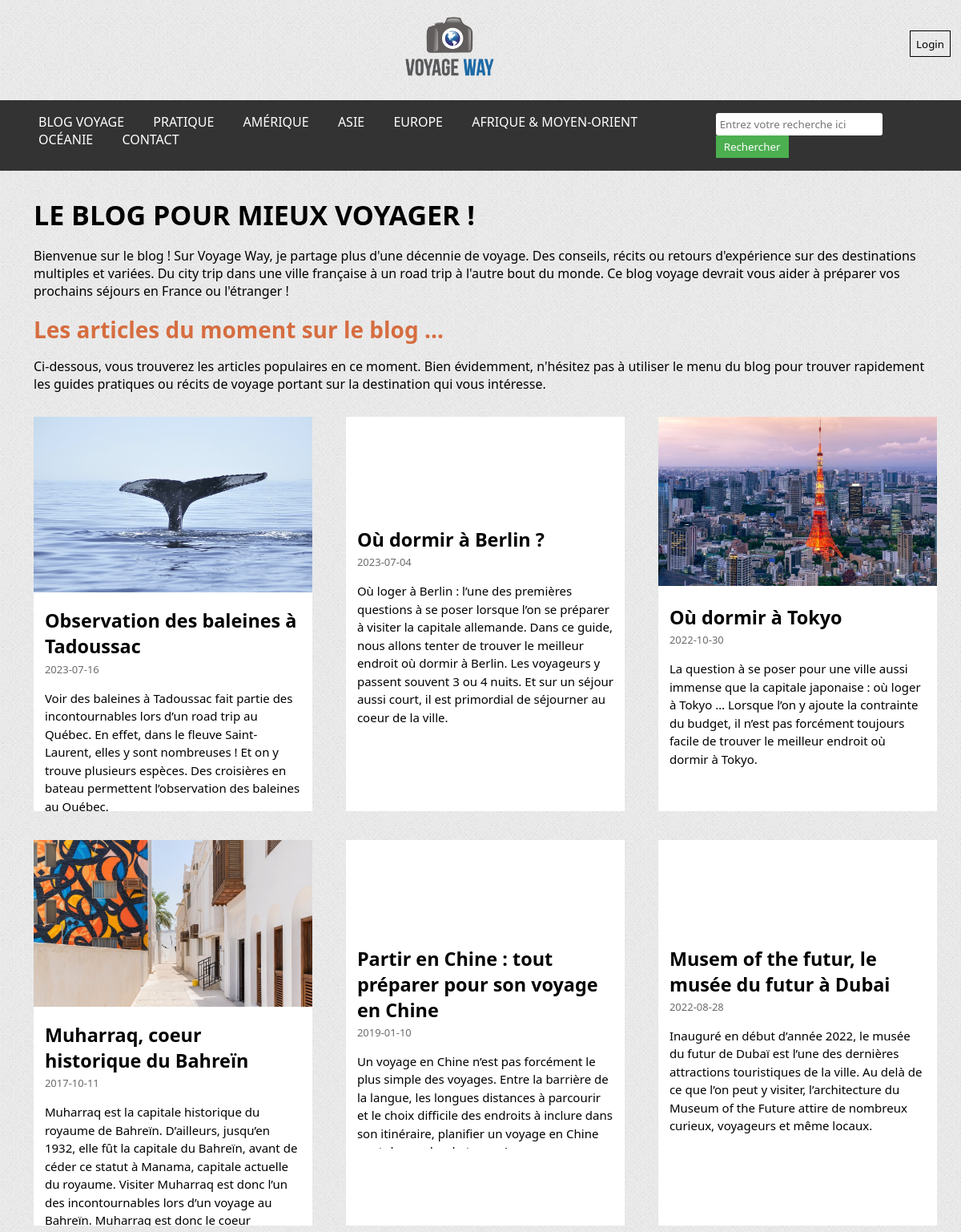
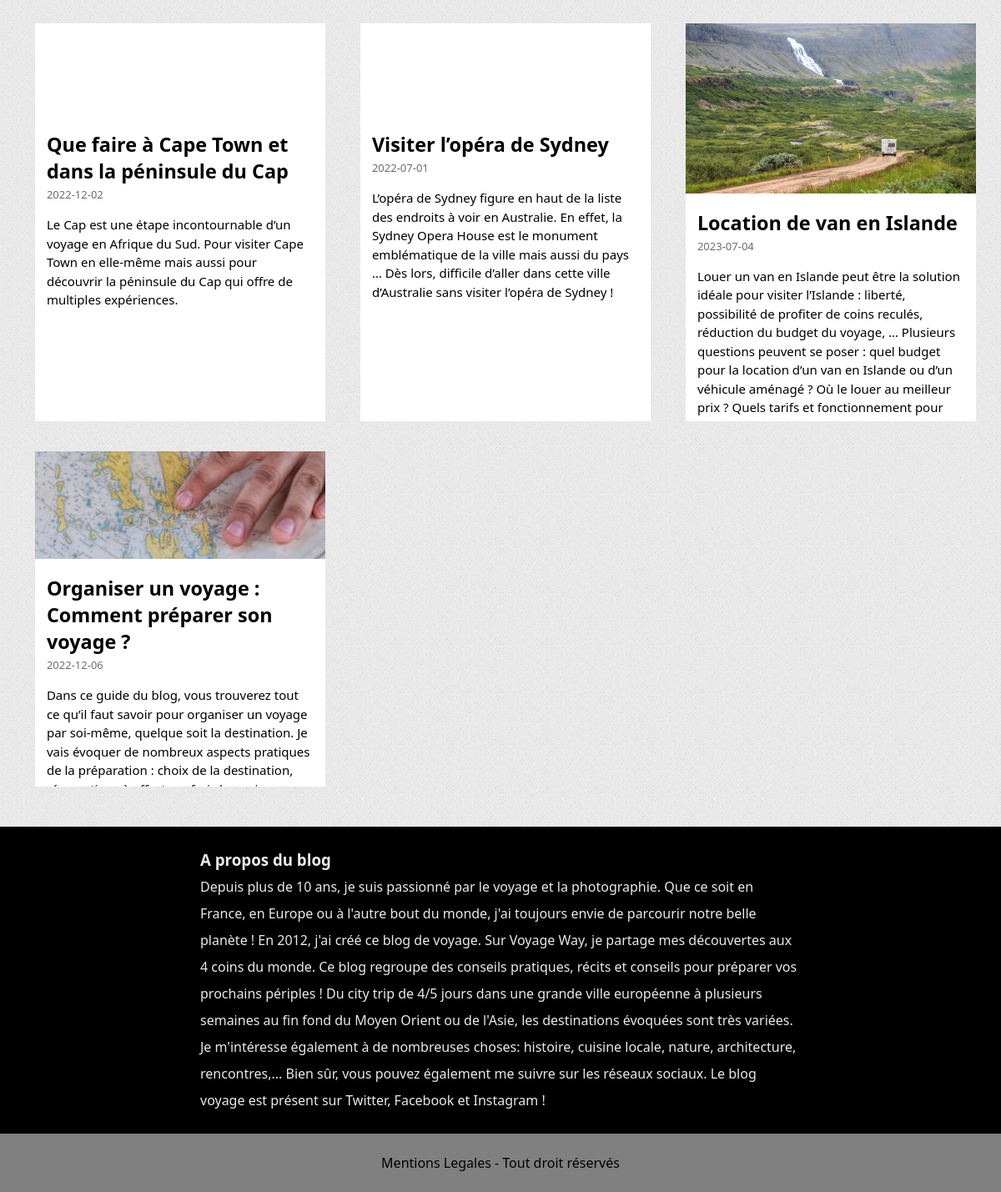
The page / on the database its author committed (2 pictures, top to bottom).
### tables this page shows
CREATE TABLE IF NOT EXISTS `categorie` (
  `id_categorie` int(11) NOT NULL AUTO_INCREMENT,
  `nom` varchar(50) NOT NULL,
  `titre` varchar(100) NOT NULL,
  `description` varchar(500) NOT NULL,
  `continent` varchar(50) NOT NULL,
  PRIMARY KEY (`id_categorie`)
);

CREATE TABLE IF NOT EXISTS `article` (
  `id_article` int(11) NOT NULL AUTO_INCREMENT,
  `titre` varchar(90) NOT NULL,
  `date` date NOT NULL,
  `photo_principale` varchar(255) NOT NULL,
  `resume` varchar(1000) NOT NULL,
  `sous_titre_1` varchar(100) NOT NULL,
  `contenu_1` text NOT NULL,
  `photo_1` varchar(255) NOT NULL,
  `sous_titre_2` varchar(90) NOT NULL,
  `contenu_2` text NOT NULL,
  `photo_2` varchar(255) NOT NULL,
  `sous_titre_3` varchar(90) NOT NULL,
  `photo_3` varchar(255) NOT NULL,
  `contenu_3` text NOT NULL,
  `categorie` int(11) NOT NULL,
  `sous_categorie` varchar(60) NOT NULL,
  PRIMARY KEY (`id_article`),
  KEY `FK_id_categorie_article` (`categorie`)
);

### components/connexion.php (called while the page is built, shortened)
<?php
    class MaConnexion {
        private $Connection;
        public function __construct($NewDatabaseName, $NewUser, $NewPassword, $NewHost)
        {
            $this->DatabaseName = $NewDatabaseName;
            $this->User = $NewUser;
            $this->Password = $NewPassword;
            $this->Host = $NewHost;
            try {
                $DataSourceName = "mysql:host=$this->Host;dbname=$this->DatabaseName;charset=utf8mb4";
                $this->Connection = new PDO($DataSourceName, $this->User, $this->Password);
                $this->Connection->setAttribute(PDO::ATTR_ERRMODE, PDO::ERRMODE_EXCEPTION);
            } catch (PDOException $e) {
                echo "Erreur: " . $e->getMessage();
            }
        }
        public function select($Table, $Column, $ConditionField = 1)
        {
            try {
                $SQLQueryString = "SELECT $Column FROM `$Table` WHERE $ConditionField";
                $Result = $this->Connection->query($SQLQueryString);
                return $Result->fetchAll(PDO::FETCH_ASSOC);
            } catch (PDOException $e) {
                echo "Erreur: " . $e->getMessage();
                return false;
            }
        }
    }
?>

### components/commons.php (called while the page is built, shortened)
<?php
    function GetImagePath($Filename, $CategorySub)
    {
        return './images/' . strtolower($CategorySub) . '/' . $Filename;
    }
?>

### index.php (the view, shortened to what this page needs)
<?php
    require_once("./components/connexion.php");
    require_once('./components/commons.php');
?>
<!DOCTYPE html>
<html lang="en">
<head>
    <link rel="stylesheet" href="style.css">
</head>
<body>
    <header>
        <?php include_once './components/navbar.php' ?>
    </header>
    <main>
        <section class="entete">
            <h1 class="titre">Le blog pour mieux voyager !</h1>
            <p class="presentation">
                Bienvenue sur le blog ! Sur Voyage Way, je partage plus d'une décennie de voyage. Des conseils, récits ou retours d'expérience sur des destinations multiples et variées. Du city trip dans une ville française à un road trip à l'autre bout du monde. Ce blog voyage devrait vous aider à préparer vos prochains séjours en France ou l'étranger !
            </p>
            <h2>Les articles du moment sur le blog ...</h2>
            <p class="presentation">
                Ci-dessous, vous trouverez les articles populaires en ce moment. Bien évidemment, n'hésitez pas à utiliser le menu du blog pour trouver rapidement les guides pratiques ou récits de voyage portant sur la destination qui vous intéresse.
            </p>
        </section>
        <section class="card-container">
            <?php
                $AllVisibleArticles = $NewConnection->select("article", "*", '`article`.`sous_categorie` <> "brouillon"');
                foreach($AllVisibleArticles as $display)
                {
                    echo
                    '<div class="card">
                        <div>
                            <img src="' . GetImagePath( $display['photo_principale'], $display['sous_categorie'] ) . '" class="card-image" alt="">
                        </div>
                        <div class= "card-text">
                            <a href="article.php?id_article=' . $display['id_article'] . '" class="card-title"><h3>' . $display['titre'] . '</h3></a>
                            <p class="date">' . $display['date'] . '</p>
                            <p class="resume">' . $display['resume'] . '</p>
                        </div>
                    </div>';
                }
            ?>
        </section>
    </main>
<footer>
    <?php include_once './components/footer.php' ?>
</footer>
</body>
</html>

### components/navbar.php (shortened to what this page needs)
<?php
    require_once("./components/commons.php");
    require_once("./components/connexion.php");
    $NewConnection = new MaConnexion("viaje", "root", "", "localhost");
    $IsUserLoggedIn = isset($_SESSION['CurrentUser']);
?>
<link rel="stylesheet" href="https://cdnjs.cloudflare.com/ajax/libs/font-awesome/6.4.0/css/all.min.css" />
<div id="SiteHead">
    <a z-index="1" href="index.php"><img id="Blazon" class="logo" src="./images/icons_site_main.png" alt="L'image principale du site">
    </a>
    <div z-index="2" class="float-login">
        <?php if ($IsUserLoggedIn): $UserIcon = './images/icons_user_role_' . $_SESSION['UserRole'] . '.png';
            ?>
            <form method="POST" action="controller.php"><input type="submit" name="Intention" value="Logout" class="ConnexionButtons" ></form>
            <img src=<?php echo '"' . $UserIcon . '"'; ?> alt="User Role Image" style="width: 32px; height: 32px;">
        <?php else: ?>
            <button class="ConnexionButtons" onclick="window.location='./login.php'">Login</button>
        <?php endif ?>
    </div>
</div>
<nav class="navbar">
    <div class="topnav" id="myTopnav">
        <a href="./index.php">BLOG VOYAGE</a>
        <div class="dropdown">
            <?php $Nav = $NewConnection->select("categorie", "*", "continent= 'Pratique'");
           foreach ($Nav as $display) {
                echo'<a href="categorie.php?id_categorie='. $display['id_categorie']. '">' .$display['nom'] . '</a>';
                }
            ?>
        </div>
        <div class="dropdown">
            <a href="#">AMÉRIQUE</a>
        </div>
        <div class="dropdown">
            <a href="#">ASIE</a>
        </div>
        <div class="dropdown">
            <a href="#">EUROPE</a>
        </div>
        <div class="dropdown">
            <a href="#">AFRIQUE &amp; MOYEN-ORIENT</a>
        </div>
        <div class="dropdown">
            <a href="#">OCÉANIE</a>
        </div>
        <div class="dropdown">
            <a href="./contact.php">CONTACT</a>
        </div>
    </div>
    <div class="topnav" id="search">
        <form method="GET" action="recherche.php">
            <input type="text" name="search_query" id="search_query" placeholder="Entrez votre recherche ici">
            <button type="submit">Rechercher</button>
        </form>
    </div>
</nav>

### components/footer.php
<div>
    <h3>A propos du blog</h3>
    <p>Depuis plus de 10 ans, je suis passionné par le voyage et la photographie. Que ce soit en France, en Europe ou à l'autre bout du monde, j'ai toujours envie de parcourir notre belle planète ! En 2012, j'ai créé ce blog de voyage.
    Sur Voyage Way, je partage mes découvertes aux 4 coins du monde. Ce blog regroupe des conseils pratiques, récits et conseils pour préparer vos prochains périples ! Du city trip de 4/5 jours dans une grande ville européenne à plusieurs semaines au fin fond du Moyen Orient ou de l'Asie, les destinations évoquées sont très variées. Je m'intéresse également à de nombreuses choses: histoire, cuisine locale, nature, architecture, rencontres,...
    Bien sûr, vous pouvez également me suivre sur les réseaux sociaux. Le blog voyage est présent sur Twitter, Facebook et Instagram !
    </p>
</div>
<div>
    Mentions Legales - Tout droit réservés
</div>

### style.css (style rules this page uses)
* { font-family: "Segoe UI", Helvetica, Arial, sans-serif, "Apple Color Emoji", "Segoe UI Emoji", "Segoe UI Symbol"; padding: 0; margin: 0; }
body { display: flex; flex-direction: column; background-image: url('./images/body-bg1.png'); background-color: #f0f0f0; }
header { display: flex; flex-direction: column; }
header #Blazon { height: 100%; width: 10%; margin-top: 1em; }
header nav { margin-top: 1em; margin-bottom: 2em; }
header #SiteHead { display: inline-flex; text-align: center; align-items: center; }
header #SiteHead > a { width: 100%; }
header .ConnexionButtons { border-radius: 0; padding: 0.5em; margin-left: 1em; margin-right: 1em; background-color: transparent; border: 1px solid #000; cursor: pointer; }
footer div { display: block; padding-left: 20%; padding-right: 20%; padding-top: 1.5em; padding-bottom: 1.5em; }
footer div:first-child { background-color: #000; color: #ebe9ea; line-height: 2em; }
footer div:last-child { background-color: grey; text-align: center; }
.card-container { display: flex; justify-content: flex-start; flex-wrap: wrap; padding: 1% 0 ; }
.card { display: grid; justify-items: center; width: 29%; background-color: #fff; margin-left: 3.5%; margin-bottom: 3%; }
.card-image { width: 100%; }
.card-text { padding: 4%; height: 15em; overflow: hidden; }
.card-title { color: #000; font-size: 20px; text-decoration: none; }
.titre { text-transform: uppercase; font-weight: bold; font-size: 34px; margin-bottom: 1.5%; }
.entete { padding: 0 3.5%; }
.entete h2 { color:#D66D40; font-size: 28px; margin-bottom: 1.5%; }
.presentation { margin-bottom: 1.6%; }
.date { color: #6B6B6B; font-size: 13px; margin-top: 1%; }
.resume { line-height: 1.5; font-size: 15px; margin-top: 5%; }

### components/navbar.php (style rules this page uses)
.logo { width: 200px; height: auto; display: block; margin: 10px auto; }
.navbar { background-color: #333; padding-top: 1em; padding-right: 3em; padding-bottom: 1em; padding-left: 3em; display: flex; position: relative; z-index: 2; }
.navbar a { color: white; font-size: 1em; margin-right: 2em; text-decoration: none; text-transform: uppercase; }
.dropdown { position: relative; display: inline-block; }
#search { display: inline-block; }
#search input[type="text"] { padding: 5px; border-radius: 3px; border: none; }
#search button { padding: 5px 10px; background-color: #4CAF50; color: white; border: none; cursor: pointer; }
.float-login { float: right; }

### rows shown on the page
categorie: nom "PRATIQUE"
article: photo_principale+sous_categorie (picture), titre "Observation des baleines à Tadoussac", date "2023-07-16", resume "Voir des baleines à Tadoussac fait partie des incontournables lors d’un road trip au Québec. En effet, dans le fleuve Saint-Laurent, elles y sont nombreuses ! Et on y trouve plusieurs espèces. Des croisières en bateau permettent l’observation des baleines au Québec."
article: titre "Où dormir à Berlin ?", date "2023-07-04", resume "Où loger à Berlin : l’une des premières questions à se poser lorsque l’on se préparer à visiter la capitale allemande. Dans ce guide, nous allons tenter de trouver le meilleur endroit où dormir à Berlin. Les voyageurs y passent souvent 3 ou 4 nuits. Et sur un séjour aussi court, il est primordial de séjourner au coeur de la ville."
article: photo_principale+sous_categorie (picture), titre "Où dormir à Tokyo", date "2022-10-30", resume "La question à se poser pour une ville aussi immense que la capitale japonaise : où loger à Tokyo … Lorsque l’on y ajoute la contrainte du budget, il n’est pas forcément toujours facile de trouver le meilleur endroit où dormir à Tokyo."
article: photo_principale+sous_categorie (picture), titre "Muharraq, coeur historique du Bahreïn", date "2017-10-11", resume "Muharraq est la capitale historique du royaume de Bahreïn. D’ailleurs, jusqu’en 1932, elle fût la capitale du Bahreïn, avant de céder ce statut à Manama, capitale actuelle du royaume. Visiter Muharraq est donc l’un des incontournables lors d’un voyage au Bahreïn. Muharraq est donc le coeur…"
article: titre "Partir en Chine : tout préparer pour son voyage en Chine", date "2019-01-10", resume "Un voyage en Chine n’est pas forcément le plus simple des voyages. Entre la barrière de la langue, les longues distances à parcourir et le choix difficile des endroits à inclure dans son itinéraire, planifier un voyage en Chine…"
article: titre "Musem of the futur, le musée du futur à Dubai", date "2022-08-28", resume "Inauguré en début d’année 2022, le musée du futur de Dubaï est l’une des dernières attractions touristiques de la ville. Au delà de ce que l’on peut y visiter, l’architecture du Museum of the Future attire de nombreux curieux, voyageurs et même locaux."
article: titre "Que faire à Cape Town et dans la péninsule du Cap", date "2022-12-02", resume "Le Cap est une étape incontournable d’un voyage en Afrique du Sud. Pour visiter Cape Town en elle-même mais aussi pour découvrir la péninsule du Cap qui offre de multiples expériences."
article: titre "Visiter l’opéra de Sydney", date "2022-07-01", resume "L’opéra de Sydney figure en haut de la liste des endroits à voir en Australie. En effet, la Sydney Opera House est le monument emblématique de la ville mais aussi du pays … Dès lors, difficile d’aller dans cette ville d’Australie sans visiter l’opéra de Sydney !"
article: photo_principale+sous_categorie (picture), titre "Location de van en Islande", date "2023-07-04", resume "Louer un van en Islande peut être la solution idéale pour visiter l’Islande : liberté, possibilité de profiter de coins reculés, réduction du budget du voyage, … Plusieurs questions peuvent se poser : quel budget pour la location d’un van en Islande ou d’un véhicule aménagé ? Où le louer au meilleur prix ? Quels tarifs et fonctionnement pour…"
article: photo_principale+sous_categorie (picture), titre "Organiser un voyage : Comment préparer son voyage ?", date "2022-12-06", resume "Dans ce guide du blog, vous trouverez tout ce qu’il faut savoir pour organiser un voyage par soi-même, quelque soit la destination. Je vais évoquer de nombreux aspects pratiques de la préparation : choix de la destination,…"
